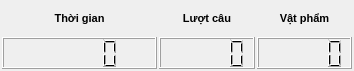
   <widget class="QWidget" name="gridLayoutWidget_2">
    <property name="geometry">
     <rect>
      <x>0</x>
      <y>360</y>
      <width>354</width>
      <height>71</height>
     </rect>
    </property>
    <layout class="QGridLayout" name="row4" rowstretch="0,0" columnstretch="8,0,0">
     <property name="leftMargin">
      <number>2</number>
     </property>
     <property name="topMargin">
      <number>2</number>
     </property>
     <property name="rightMargin">
      <number>2</number>
     </property>
     <property name="bottomMargin">
      <number>2</number>
     </property>
     <property name="spacing">
      <number>2</number>
     </property>
     <item row="0" column="1">
      <widget class="QLabel" name="lblNumFishing">
       <property name="sizePolicy">
        <sizepolicy hsizetype="Ignored" vsizetype="Ignored">
         <horstretch>0</horstretch>
         <verstretch>0</verstretch>
        </sizepolicy>
       </property>
       <property name="font">
        <font>
         <pointsize>8</pointsize>
         <weight>75</weight>
         <bold>true</bold>
        </font>
       </property>
       <property name="text">
        <string>Lượt câu</string>
       </property>
       <property name="alignment">
        <set>Qt::AlignCenter</set>
       </property>
      </widget>
     </item>
     <item row="0" column="2">
      <widget class="QLabel" name="lblNumFish">
       <property name="sizePolicy">
        <sizepolicy hsizetype="Ignored" vsizetype="Ignored">
         <horstretch>0</horstretch>
         <verstretch>0</verstretch>
        </sizepolicy>
       </property>
       <property name="font">
        <font>
         <pointsize>8</pointsize>
         <weight>75</weight>
         <bold>true</bold>
        </font>
       </property>
       <property name="text">
        <string>Vật phẩm</string>
       </property>
       <property name="alignment">
        <set>Qt::AlignCenter</set>
       </property>
      </widget>
     </item>
     <item row="0" column="0">
      <widget class="QLabel" name="lblTime">
       <property name="sizePolicy">
        <sizepolicy hsizetype="Ignored" vsizetype="Ignored">
         <horstretch>0</horstretch>
         <verstretch>0</verstretch>
        </sizepolicy>
       </property>
       <property name="font">
        <font>
         <pointsize>8</pointsize>
         <weight>75</weight>
         <bold>true</bold>
        </font>
       </property>
       <property name="text">
        <string>Thời gian</string>
       </property>
       <property name="textFormat">
        <enum>Qt::AutoText</enum>
       </property>
       <property name="alignment">
        <set>Qt::AlignCenter</set>
       </property>
      </widget>
     </item>
     <item row="1" column="2">
      <widget class="QLCDNumber" name="lcdNumFish">
       <property name="sizePolicy">
        <sizepolicy hsizetype="Ignored" vsizetype="Ignored">
         <horstretch>0</horstretch>
         <verstretch>0</verstretch>
        </sizepolicy>
       </property>
       <property name="minimumSize">
        <size>
         <width>95</width>
         <height>0</height>
        </size>
       </property>
       <property name="maximumSize">
        <size>
         <width>95</width>
         <height>16777215</height>
        </size>
       </property>
       <property name="sizeIncrement">
        <size>
         <width>95</width>
         <height>0</height>
        </size>
       </property>
       <property name="font">
        <font>
         <pointsize>7</pointsize>
        </font>
       </property>
      </widget>
     </item>
     <item row="1" column="0">
      <widget class="QLCDNumber" name="lcdTime">
       <property name="sizePolicy">
        <sizepolicy hsizetype="Ignored" vsizetype="Ignored">
         <horstretch>0</horstretch>
         <verstretch>0</verstretch>
        </sizepolicy>
       </property>
       <property name="minimumSize">
        <size>
         <width>155</width>
         <height>0</height>
        </size>
       </property>
       <property name="maximumSize">
        <size>
         <width>152</width>
         <height>16777215</height>
        </size>
       </property>
       <property name="sizeIncrement">
        <size>
         <width>152</width>
         <height>0</height>
        </size>
       </property>
       <property name="font">
        <font>
         <pointsize>7</pointsize>
        </font>
       </property>
      </widget>
     </item>
     <item row="1" column="1">
      <widget class="QLCDNumber" name="lcdNumFishing">
       <property name="sizePolicy">
        <sizepolicy hsizetype="Ignored" vsizetype="Ignored">
         <horstretch>0</horstretch>
         <verstretch>0</verstretch>
        </sizepolicy>
       </property>
       <property name="minimumSize">
        <size>
         <width>96</width>
         <height>0</height>
        </size>
       </property>
       <property name="maximumSize">
        <size>
         <width>96</width>
         <height>16777215</height>
        </size>
       </property>
       <property name="sizeIncrement">
        <size>
         <width>96</width>
         <height>0</height>
        </size>
       </property>
       <property name="font">
        <font>
         <pointsize>7</pointsize>
        </font>
       </property>
      </widget>
     </item>
    </layout>
   </widget>
